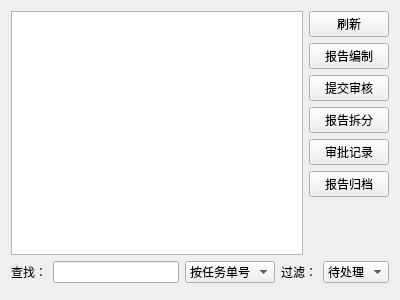
<?xml version="1.0" encoding="UTF-8"?>
<ui version="4.0">
 <class>ReportManagerUI</class>
 <widget class="QWidget" name="ReportManagerUI">
  <property name="geometry">
   <rect>
    <x>0</x>
    <y>0</y>
    <width>400</width>
    <height>300</height>
   </rect>
  </property>
  <property name="windowTitle">
   <string>Form</string>
  </property>
  <layout class="QVBoxLayout" name="verticalLayout">
   <item>
    <layout class="QHBoxLayout" name="horizontalLayout_3">
     <item>
      <widget class="MyTableView" name="tableView"/>
     </item>
     <item>
      <layout class="QVBoxLayout" name="verticalLayout_2">
       <item>
        <widget class="QPushButton" name="refleshBtn">
         <property name="text">
          <string>刷新</string>
         </property>
        </widget>
       </item>
       <item>
        <widget class="QPushButton" name="reportEditBtn">
         <property name="text">
          <string>报告编制</string>
         </property>
        </widget>
       </item>
       <item>
        <widget class="QPushButton" name="submitBtn">
         <property name="text">
          <string>提交审核</string>
         </property>
        </widget>
       </item>
       <item>
        <widget class="QPushButton" name="pushButton_3">
         <property name="text">
          <string>报告拆分</string>
         </property>
        </widget>
       </item>
       <item>
        <widget class="QPushButton" name="reviewRecordBtn">
         <property name="text">
          <string>审批记录</string>
         </property>
        </widget>
       </item>
       <item>
        <widget class="QPushButton" name="pushButton_4">
         <property name="text">
          <string>报告归档</string>
         </property>
        </widget>
       </item>
       <item>
        <spacer name="verticalSpacer">
         <property name="orientation">
          <enum>Qt::Vertical</enum>
         </property>
         <property name="sizeHint" stdset="0">
          <size>
           <width>20</width>
           <height>40</height>
          </size>
         </property>
        </spacer>
       </item>
      </layout>
     </item>
    </layout>
   </item>
   <item>
    <layout class="QHBoxLayout" name="horizontalLayout_2">
     <item>
      <widget class="QLabel" name="label_2">
       <property name="text">
        <string>查找：</string>
       </property>
      </widget>
     </item>
     <item>
      <widget class="QLineEdit" name="lineEdit"/>
     </item>
     <item>
      <widget class="QComboBox" name="comboBox_3">
       <item>
        <property name="text">
         <string>按任务单号</string>
        </property>
       </item>
       <item>
        <property name="text">
         <string>按委托单位</string>
        </property>
       </item>
       <item>
        <property name="text">
         <string>按受检单位</string>
        </property>
       </item>
       <item>
        <property name="text">
         <string>按项目名称</string>
        </property>
       </item>
      </widget>
     </item>
     <item>
      <widget class="QLabel" name="label">
       <property name="text">
        <string>过滤：</string>
       </property>
      </widget>
     </item>
     <item>
      <widget class="QComboBox" name="comboBox_2">
       <item>
        <property name="text">
         <string>待处理</string>
        </property>
       </item>
       <item>
        <property name="text">
         <string>未完成</string>
        </property>
       </item>
       <item>
        <property name="text">
         <string>已完成</string>
        </property>
       </item>
       <item>
        <property name="text">
         <string>全部</string>
        </property>
       </item>
      </widget>
     </item>
    </layout>
   </item>
   <item>
    <widget class="SqlPageControleUI" name="pageCtrl" native="true"/>
   </item>
  </layout>
 </widget>
 <customwidgets>
  <customwidget>
   <class>MyTableView</class>
   <extends>QTableView</extends>
   <header>mytableview.h</header>
  </customwidget>
  <customwidget>
   <class>SqlPageControleUI</class>
   <extends>QWidget</extends>
   <header>../sqlPageControleUI/sqlpagecontroleui.h</header>
   <container>1</container>
  </customwidget>
 </customwidgets>
 <resources/>
 <connections/>
</ui>
